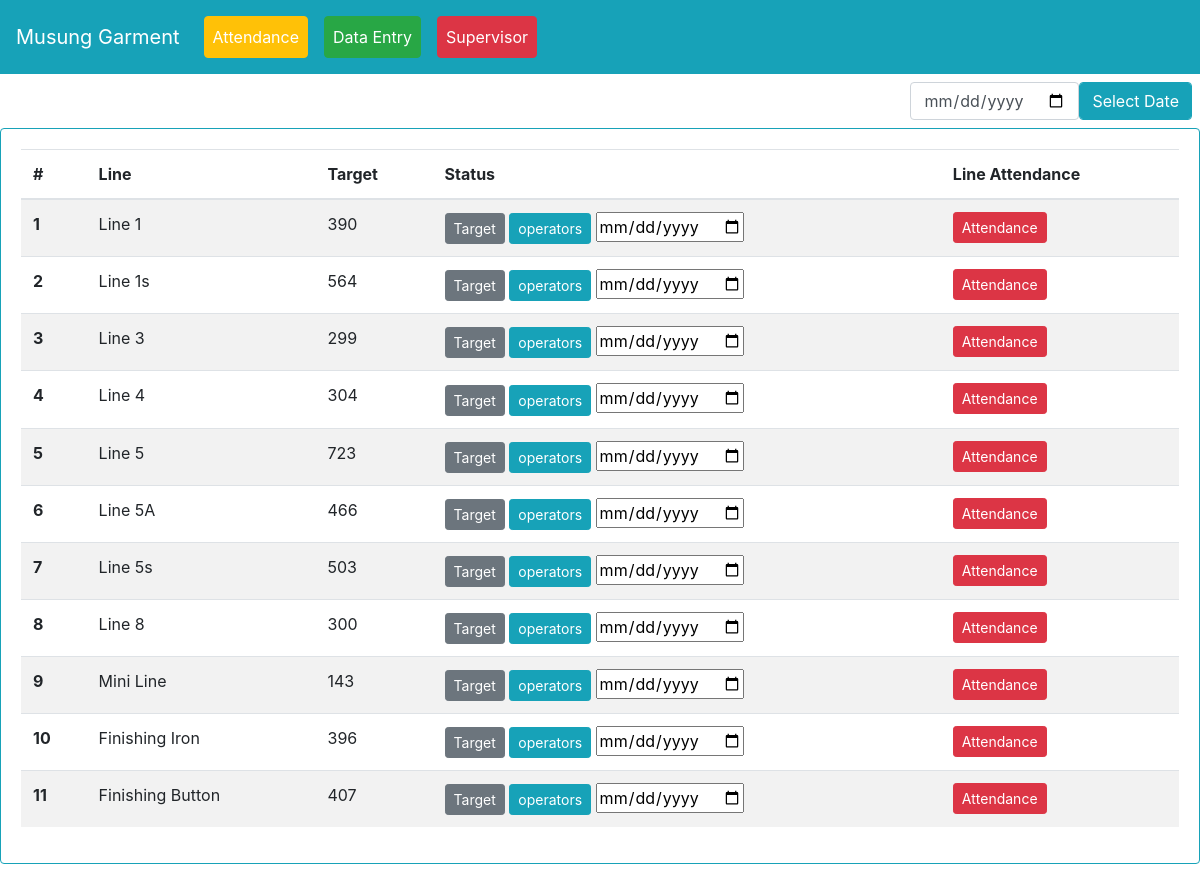
Screenshot of /attendance_backdate/ with the database file from the repository.
### myapp/models.py (models this page shows, shortened)
class line(models.Model):
    line_name = models.CharField(max_length=255)
    target = models.PositiveIntegerField(default=0)

### myapp/views.py (the view)
# urls.py: path('attendance_backdate/', views.attendance_backdate, name='attendance_backdate'),
def attendance_backdate(request):
    bdate = request.POST.get('duedate')
    lis = line.objects.all()
    context = {'lis':lis, 'bdate':bdate}
    return render(request, 'attendance_backdate.html', context)

### templates/attendance_backdate.html (shortened to what this page needs)
{% extends 'base.html' %}
{% block content %}
<div class="d-flex justify-content-end">
  <form method="post" action="{% url 'myapp:attendance_backdate' %}">{% csrf_token %}
    <div class="row m-2">
      <input type="date" name="duedate"  class="form-control col datepicker">
      <input type="submit" class="form-control btn btn-md btn-info col" value="Select Date">
    </div>
  </form>
</div>
<div class="card border-info mb-3">
  <div class="card-body">
<table class="table table-striped" id="invlist">
  <thead>
    <tr class="lilisttr">
      <th scope="col">#</th>
      <th scope="col">Line</th>
      <th scope="col">Target</th>
      <th scope="col">Status</th>
      <th scope="col">Line Attendance</th>
    </tr>
  </thead>
  <tbody id="linelistTbl">
  	{% for i in lis %}
    <tr class="linetr">
      <th scope="row" class="lid">{{i.id}}</th>
      <td>{{i.line_name}}</td>
      <td>{{i.target}}</td>
      <td>
<button type="button" class="btn btn-sm btn-secondary" data-toggle="modal" data-target="#lineu-{{i.id}}">
  Target
</button>
    <a href="{% url 'myapp:operatoratt' i.id %}" class="btn btn-sm btn-info">operators</a>
    <input type="date" name="backd" value="{{bdate}}" class="bdate">
      </td>
      <td>
        <button type="button" class="dueattendance btn btn-sm btn-danger">Attendance</button>
      </td>
    </tr>
    {% endfor %}
  </tbody>
</table>
  </div>
</div>
{% endblock content %}

### rows the page displays
line: id "1", line_name "Line 1", target "390"
line: id "2", line_name "Line 1s", target "564"
line: id "3", line_name "Line 3", target "299"
line: id "4", line_name "Line 4", target "304"
line: id "5", line_name "Line 5", target "723"
line: id "6", line_name "Line 5A", target "466"
line: id "7", line_name "Line 5s", target "503"
line: id "8", line_name "Line 8", target "300"
line: id "9", line_name "Mini Line", target "143"
line: id "10", line_name "Finishing Iron", target "396"
line: id "11", line_name "Finishing Button", target "407"
